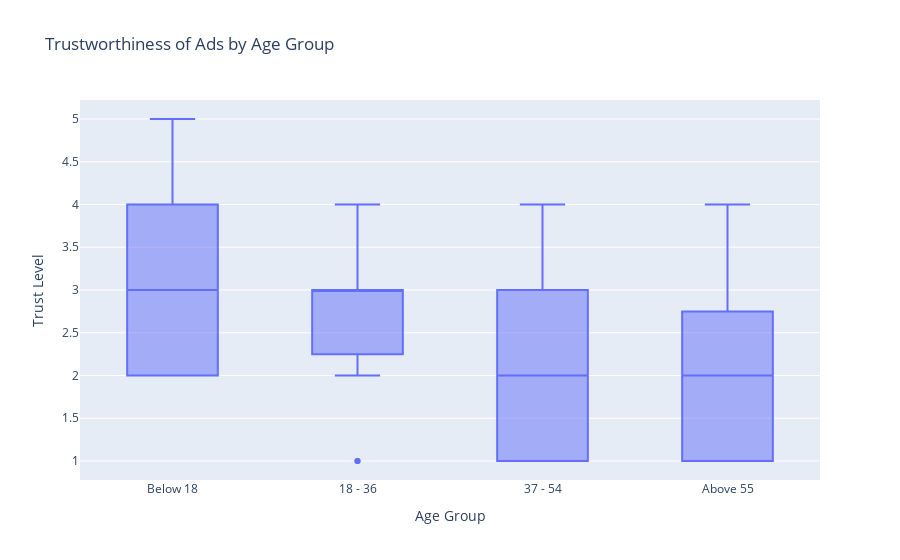

Source (notebook cell):
### Markdown cell above
#### 5. Trustworthiness of Ads

### Code cell
age_group_order = ["Below 18", "18 - 36", "37 - 54", "Above 55"]

fig7 = px.box(df, 
              x="age_group", 
              y="trustworthiness_of_social_media_ads", 
              title="Trustworthiness of Ads by Age Group",
              labels={"age_group": "Age Group", 
                      "trustworthiness_of_social_media_ads": "Trust Level"},
              category_orders={"age_group": age_group_order})
fig7.show()

### Figure 1 — Plotly figure (JSON) as saved in the notebook; plotly's stock layout.template omitted (floating-point values rounded to 4 significant figures)
{"data": [{"alignmentgroup": "True", "hovertemplate": "Age Group=%{x}<br>Trust Level=%{y}<extra></extra>", "legendgroup": "", "marker": {"color": "#636efa"}, "name": "", "notched": false, "offsetgroup": "", "orientation": "v", "showlegend": false, "type": "box", "x": ["Above 55", "37 - 54", "Above 55", "Above 55", "18 - 36", "18 - 36", "Below 18", "37 - 54", "Above 55", "18 - 36", "Above 55", "18 - 36", "Below 18", "37 - 54", "Above 55", "Above 55", "18 - 36", "37 - 54", "18 - 36", "Below 18", "Above 55", "18 - 36", "Below 18", "18 - 36", "Below 18", "18 - 36", "18 - 36", "37 - 54", "37 - 54", "Below 18", "18 - 36", "Below 18", "Below 18", "Below 18", "18 - 36", "Above 55", "Below 18", "18 - 36", "37 - 54", "37 - 54", "37 - 54", "Below 18", "Below 18", "Above 55", "37 - 54", "18 - 36", "18 - 36", "Below 18", "Below 18", "Below 18", "Above 55", "18 - 36", "Above 55", "18 - 36", "Above 55", "37 - 54", "18 - 36", "37 - 54", "Above 55", "18 - 36", "18 - 36", "Above 55", "37 - 54", "37 - 54", "37 - 54", "Above 55", "Below 18", "Below 18", "37 - 54", "Below 18", "Above 55", "Below 18", "Below 18", "37 - 54", "18 - 36", "Above 55", "37 - 54", "Above 55", "Below 18", "Below 18", "37 - 54", "37 - 54", "Above 55", "Above 55", "37 - 54", "Below 18", "18 - 36", "18 - 36", "Above 55", "37 - 54", "37 - 54", "Above 55"], "x0": " ", "xaxis": "x", "y": [1, 3, 1, 3, 3, 3, 3, 3, 2, 1, 1, 3, 3, 2, 1, 2, 3, 2, 4, 3, 4, 3, 2, 2, 3, 3, 3, 1, 4, 3, 3, 2, 5, 4, 3, 1, 4, 2, 2, 2, 1, 3, 3, 1, 1, 3, 3, 2, 4, 2, 2, 3, 2, 3, 1, 1, 4, 3, 4, 2, 2, 2, 2, 1, 4, 1, 2, 3, 2, 4, 4, 4, 2, 1, 3, 2, 3, 4, 3, 4, 3, 3, 1, 3, 2, 2, 1, 3, 2, 3, 1, 1], "y0": " ", "yaxis": "y"}], "layout": {"boxmode": "group", "legend": {"tracegroupgap": 0}, "title": {"text": "Trustworthiness of Ads by Age Group"}, "xaxis": {"anchor": "y", "categoryarray": ["Below 18", "18 - 36", "37 - 54", "Above 55"], "categoryorder": "array", "domain": [0, 1], "title": {"text": "Age Group"}}, "yaxis": {"anchor": "x", "domain": [0, 1], "title": {"text": "Trust Level"}}}}
